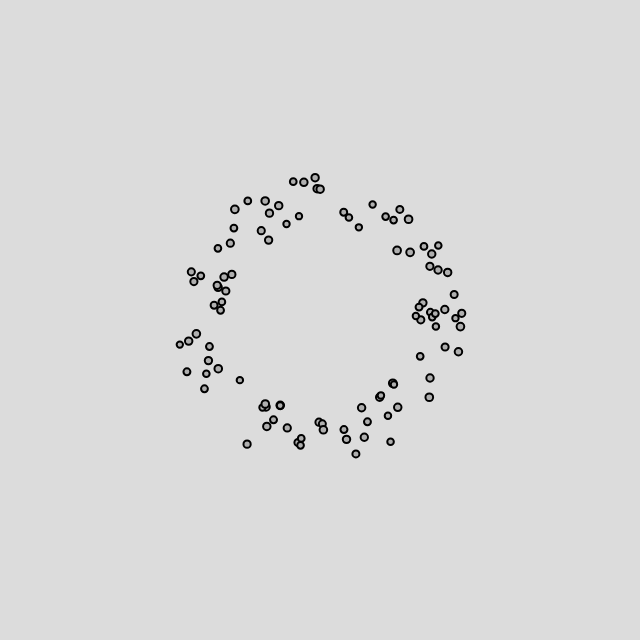
Frame 1 (no input)
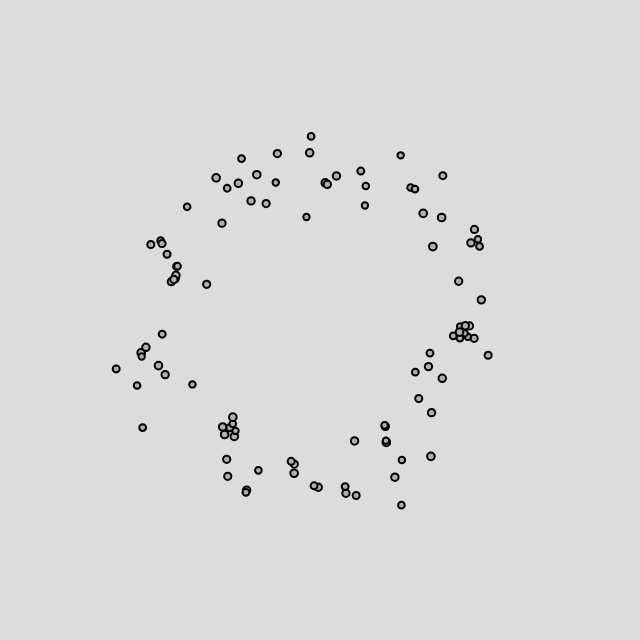
Frame 60 (no input)
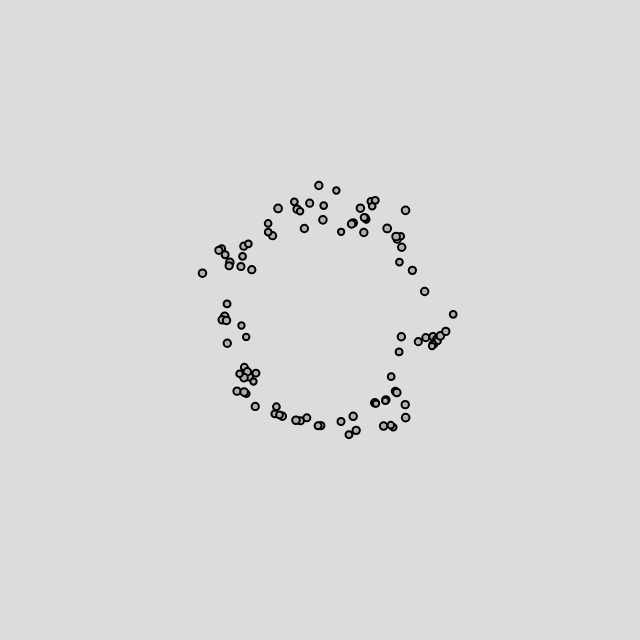
Frame 120 (the mouse pressed at the canvas centre since frame 60)

The p5.js sketch that drew these frames (run headless with seeded random() and noise() and a simulated clock; from frame 60 on, the mouse is pressed at the canvas centre):

// p5.js sketch
// ── sketch.js
let bodies = [];
let attractor;
let G = 1.0;

function setup() {
  createCanvas(640, 640);
  
  for (let i = 0; i < 100; i++) {
    let pos = p5.Vector.random2D();
    pos.setMag(random(100, 150));
    let vel = pos.copy();
    vel.setMag(random(10, 15));
    vel.rotate(90);
    let mass = random(10, 15);
    bodies[i] = new Body(pos.x, pos.y, vel.x, vel.y, mass);
  } 
  
  attractor = new Body(0, 0, 0, 0, 500);
}

function draw() {
  background(220);
  translate(width / 2, height / 2);
  
  for (let i = 0; i < bodies.length; i++) {
    let bigForce = attractor.attract(bodies[i]);
    bodies[i].applyForce(bigForce);
    
    for (let j = 0; j < bodies.length; j++) {
      if (i !== j) {
        let force = bodies[j].attract(bodies[i]);
        bodies[i].applyForce(force);
      }
    }
  }
  
  for (let i = 0; i < bodies.length; i++) {
    bodies[i].update();
    bodies[i].show();
  }
}

class Body {
  constructor(x, y, velx, vely, mass) {
    this.mass = mass;
    this.position = createVector(x, y);
    this.velocity = createVector(velx, vely);
    this.acceleration = createVector(0, 0);
    this.r = sqrt(this.mass) * 1;
  }

  applyForce(force) {
    let f = p5.Vector.div(force, this.mass);
    this.acceleration.add(f);
  }

  update() {
    this.velocity.add(this.acceleration);
    this.position.add(this.velocity);
    this.acceleration.mult(0);
  }
  
  attract(body) {
    let force = p5.Vector.sub(this.position, body.position);
    let dsq = constrain(force.magSq(), 100, 1000);
    let strength = (G * (this.mass * body.mass)) / dsq;
    force.setMag(strength);
    return force;
  }

  show() {
    strokeWeight(2);
    stroke(0);
    fill(175);
    circle(this.position.x, this.position.y, this.r * 2);
  }
}
